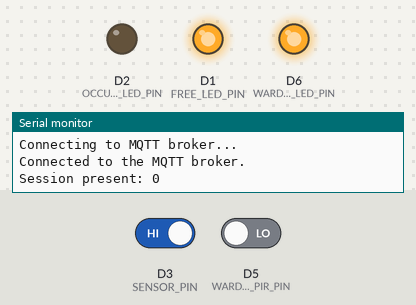
The program below on a simulated ESP8266 (NodeMCU). Shown: output pins drawn as LEDs (lit = HIGH), the last lines printed to the serial monitor. The test bench sets the inputs (shaded band); at power-on: D3 (SENSOR_PIN) HIGH, D5 (WARDROBE_PIR_PIN) LOW. WiFi joins after 1.5 s; servers stay silent unless stated; no MQTT or app messages arrive unless stated.

Above: at 2.7 s.
2.8 s: D3 (SENSOR_PIN) driven LOW
At 5.62 s:
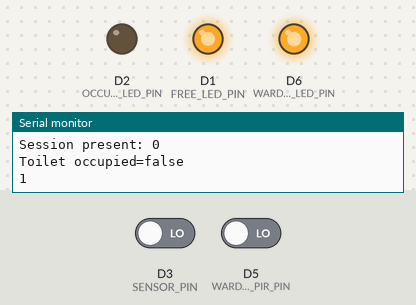
5.8 s: D5 (WARDROBE_PIR_PIN) driven HIGH
At 7.4 s:
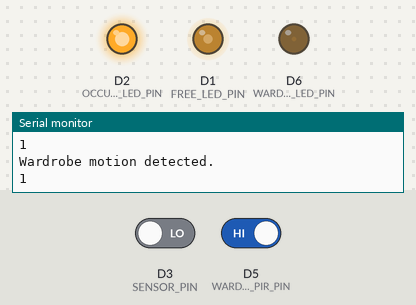
8.8 s: D3 (SENSOR_PIN) driven HIGH
At 12.5 s:
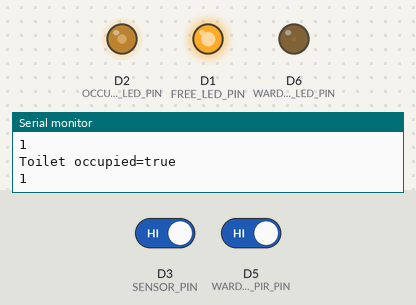
13.5 s: D3 (SENSOR_PIN) driven LOW and D5 (WARDROBE_PIR_PIN) driven LOW
At 16.45 s:
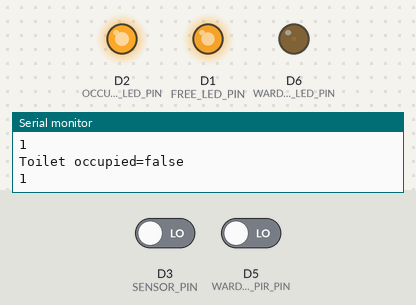
Timing chart, 0 to 18.2 s (numbered marks = the images above; inputs shaded):
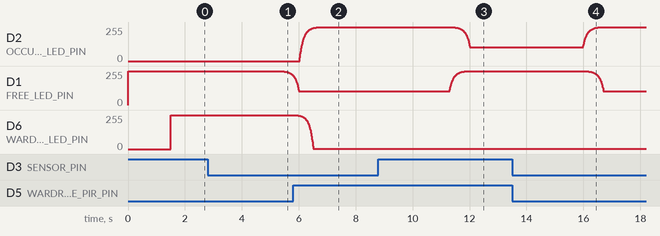

Measured:
- after the input at 2.8 s, D1 (FREE_LED_PIN): moves from 255/255 to 220/255 over 0.50 s, starting after 2.5 s
- after the input at 5.8 s, D6 (WARDROBE_LED_PIN): moves from 255/255 to 1/255 over 0.70 s, starting at once
- after the input at 8.8 s, D2 (OCCUPIED_LED_PIN): moves from 255/255 to 105/255 over 0.70 s, starting after 2.5 s; D1 (FREE_LED_PIN): moves from 105/255 to 255/255 over 0.70 s, starting after 2.5 s
- after the input at 13.5 s, D2 (OCCUPIED_LED_PIN): moves from 105/255 to 255/255 over 0.70 s, starting after 2.5 s; D1 (FREE_LED_PIN): moves from 255/255 to 105/255 over 0.70 s, starting after 2.5 s

The program:

main.cpp
```cpp
#include <Arduino.h>
#include <ArduinoOTA.h>
#include <ESP8266WiFi.h>
#include <ESP8266mDNS.h>
#include <WiFiUdp.h>
#include <AsyncMqttClient.h>
#include <main.h>

/*
 * Simple NodeMCU sketch that crossfades between two LEDs
 * depending on the status of a transmissive sensor.
 * This it used to visualize if the toilet i free or not.
 * The sketch also fades a additional LED depending on detection on motion from another sensor.
 */

uint8_t free_led_strength;
uint8_t occupied_led_strength;
boolean sensor_last_state;

boolean wardrobe_motion_detected;
uint8_t wardrobe_led_strength;
uint32_t wardrobe_delay;

AsyncMqttClient mqttClient;

void setup() {
  Serial.begin(115200);
  Serial.println("Toilet free indicator and wardrobe manager v1.1");

  pinMode(FREE_LED_PIN, OUTPUT);
  pinMode(OCCUPIED_LED_PIN, OUTPUT);
  pinMode(SENSOR_PIN, INPUT_PULLUP);

  pinMode(WARDROBE_LED_PIN, OUTPUT);
  pinMode(WARDROBE_PIR_PIN, INPUT_PULLUP);

  // get initial status from sensor
  sensor_last_state = digitalRead(SENSOR_PIN);
  // set initial status on LEDs.
  if (sensor_last_state == HIGH) {
    set_occupied(false);
  } else {
    set_free(false);
  }

  update_led();

  setup_WiFi();
  setup_OTA();
  setup_MQTT();
}

void setup_WiFi() {
  WiFi.hostname(APP_NAME);
  WiFi.mode(WIFI_STA);
  WiFi.begin(SSID, WIFI_PASSWORD);
  while (WiFi.waitForConnectResult() != WL_CONNECTED) {
    Serial.println("Connection Failed! Rebooting...");
    delay(5000);
    ESP.restart();
  }
}

void setup_OTA() {
  // Port defaults to 8266
  ArduinoOTA.setPort(8266);

  ArduinoOTA.setHostname(APP_NAME);

  // authentication string
  ArduinoOTA.setPassword(OTA_PASSWORD);

  ArduinoOTA.onStart([]() {
    String type;
    if (ArduinoOTA.getCommand() == U_FLASH)
      type = "sketch";
    else // U_SPIFFS
      type = "filesystem";

    // NOTE: if updating SPIFFS this would be the place to unmount SPIFFS using SPIFFS.end()
    Serial.println("Start updating " + type);
    publish_message("START UPDATING FIRMWARE");
  });

  ArduinoOTA.onEnd([]() {
    Serial.println("\nEnd");
    publish_message("DONE UPDATING FIRMWARE");
  });

  ArduinoOTA.onProgress([](unsigned int progress, unsigned int total) {
    Serial.printf("Progress: %u%%\r", (progress / (total / 100)));
  });

  ArduinoOTA.onError([](ota_error_t error) {
    Serial.printf("Error[%u]: ", error);
    if (error == OTA_AUTH_ERROR) Serial.println("Auth Failed");
    else if (error == OTA_BEGIN_ERROR) Serial.println("Begin Failed");
    else if (error == OTA_CONNECT_ERROR) Serial.println("Connect Failed");
    else if (error == OTA_RECEIVE_ERROR) Serial.println("Receive Failed");
    else if (error == OTA_END_ERROR) Serial.println("End Failed");
  });

  ArduinoOTA.begin();
  Serial.println("OTA Ready");
  Serial.print("IP address: ");
  Serial.println(WiFi.localIP());
}

void setup_MQTT() {
  mqttClient.onConnect(onMqttConnect);
  mqttClient.onDisconnect(onMqttDisconnect);
  mqttClient.onPublish(onMqttPublish);
  mqttClient.setServer(MQTT_SERVER, MQTT_PORT);
  //mqttClient.setCredentials("MQTT_USERNAME", "MQTT_PASSWORD");
  mqttClient.setKeepAlive(15); // seconds
  mqttClient.setClientId(APP_NAME);
  mqttClient.setWill(MQTT_TOPIC, 2, true, "DISCONNECTED");
  Serial.println("Connecting to MQTT broker...");
  mqttClient.connect();
}

void loop() {
  ArduinoOTA.handle();

  // check if sensor has changed since last?
  if (digitalRead(SENSOR_PIN) != sensor_last_state) {
    // debounce and nice crossfade effect delay, for better effect. :-)
    delay(1000);
    // check if state is still changed, debounce.
    if (digitalRead(SENSOR_PIN) != sensor_last_state) {
      delay(1500);
      sensor_last_state = !sensor_last_state;
      String resultString = "Toilet occupied=";
      resultString += sensor_last_state ? "true": "false";
      Serial.println(resultString);

      char msg[] = "";
      strcat(msg, sensor_last_state ? "TOILET OCCUPIED": "TOILET FREE");
      publish_message(msg);
    }
  }

  if (sensor_last_state == HIGH) {
    set_occupied(true);
  } else {
    set_free(true);
  }

  update_led();

  if (digitalRead(WARDROBE_PIR_PIN) == HIGH && wardrobe_motion_detected == false) {
    Serial.println("Wardrobe motion detected.");
    publish_message("WARDROBE MOTION DETECTED");
    wardrobe_motion_detected = true;
  }

  update_wardrobe_fade();

  // every loop is 10 milliseconds to make a visual fade.
  delay(10);
}

void set_free(boolean animate) {
  if (animate) {
    // make free_led a bit brigther for every loop until we hit max level.
    if (free_led_strength < OCCUPIED_PWM_INTERVALS) {
      free_led_strength++;
    }
    // make occupied_led a bit duller for every loop until we hit min level.
    if (occupied_led_strength > 0) {
      occupied_led_strength--;
    }
  } else {
    free_led_strength = BRIGHTNESS;
    occupied_led_strength = 0;
  }
}

void set_occupied(boolean animate) {
  if (animate) {
    // make occupied_led a bit brigther for every loop until we hit max level.
    if (occupied_led_strength < OCCUPIED_PWM_INTERVALS) {
      occupied_led_strength++;
    }
    // make free_led a bit duller for every loop until we hit min level.
    if (free_led_strength > 0) {
      free_led_strength--;
    }
  } else {
    free_led_strength = 0;
    occupied_led_strength = BRIGHTNESS;
  }
}

void update_led() {
  analogWrite(FREE_LED_PIN, 255 - (pow (2, (free_led_strength / OCCUPIED_FADE_RATIO)) - 1));           // invert values, 255=full bright light, 0=light off.
  analogWrite(OCCUPIED_LED_PIN, 255 - (pow (2, (occupied_led_strength / OCCUPIED_FADE_RATIO)) - 1));   // invert values, 255=full bright light, 0=light off.
}

void update_wardrobe_fade() {
  if (wardrobe_motion_detected == true) {
    // if LED-stripe has not reached max intensity yet, keep make it brigther.
    if (wardrobe_led_strength < WARDROOBE_PWM_INTERVALS) {
      wardrobe_led_strength++;
    } else {
      // if we have reached max brightness, keep it there for a defined time/delay.
      if (wardrobe_delay >= WARDROBE_ON_DELAY) {
        wardrobe_delay = 0;
        wardrobe_motion_detected = false;
      } else {
        wardrobe_delay++;
      }
    }
  } else {
    // no motion has been detected, start making LED-stripe dimmer.
    if (wardrobe_led_strength > 0) {
      wardrobe_led_strength--;
    }
  }

  analogWrite(WARDROBE_LED_PIN, 255 - (pow (2, (wardrobe_led_strength / WARDROBE_FADE_RATIO)) - 1));       // invert values, 255=full bright light, 0=light off.
}

void onMqttConnect(bool sessionPresent) {
  mqttClient.publish(MQTT_TOPIC, 1, true, "CONNECTED");
  Serial.println("Connected to the MQTT broker.");
  Serial.print("Session present: ");
  Serial.println(sessionPresent);
}

void publish_message(char* msg) {
  if (mqttClient.connected()) {
    uint16_t packetIdPub1 = mqttClient.publish(MQTT_TOPIC, 1, true, msg);
    Serial.println(packetIdPub1);
  }
}

void onMqttDisconnect(AsyncMqttClientDisconnectReason reason) {
  Serial.print("Disconnected from the MQTT broker! reason: ");
  Serial.println(static_cast<uint8_t>(reason));
  Serial.println("Reconnecting to MQTT...");
  mqttClient.connect();
}

void onMqttPublish(uint16_t packetId) {
  Serial.println("MQTT Publish acknowledged");
  Serial.print("  packetId: ");
  Serial.println(packetId);
}
```

main.h
```cpp
#ifndef main_h
#define main_h

#include <Arduino.h>
#include <AsyncMqttClient.h>

const uint8_t FREE_LED_PIN = D1;
const uint8_t OCCUPIED_LED_PIN = D2;
const uint8_t SENSOR_PIN = D3;   // HIGH=occupied.
const uint8_t BRIGHTNESS = 150;
const uint8_t WARDROBE_PIR_PIN = D5;
const uint8_t WARDROBE_LED_PIN = D6;
const uint32_t WARDROBE_ON_DELAY = 10000;
const char* APP_NAME = "toilet-wardrobe";

const char* SSID = "<your SSID>";
const char* WIFI_PASSWORD = "<your wifi password>";

const char* OTA_PASSWORD = "<a OTA password";

const char* MQTT_SERVER = "<your MQTT server IP>";
const uint16_t MQTT_PORT = 1883;
const char MQTT_TOPIC[] = "home/toilet-wardrobe";

// https://diarmuid.ie/blog/pwm-exponential-led-fading-on-arduino-or-other-platforms/
// The number of Steps between the output being on and off
const uint8_t OCCUPIED_PWM_INTERVALS = 70;
const float OCCUPIED_FADE_RATIO = (OCCUPIED_PWM_INTERVALS * log10(2))/(log10(BRIGHTNESS));
const uint8_t WARDROOBE_PWM_INTERVALS = 70;
const float WARDROBE_FADE_RATIO = (WARDROOBE_PWM_INTERVALS * log10(2))/(log10(255));

void set_free(boolean animate);
void set_occupied(boolean animate);
void update_led();
void update_wardrobe_fade();
void onMqttConnect(bool sessionPresent);
void onMqttDisconnect(AsyncMqttClientDisconnectReason reason);
void onMqttPublish(uint16_t packetId);
void publish_message(char* msg);
void setup_WiFi();
void setup_OTA();
void setup_MQTT();

#endif
```
